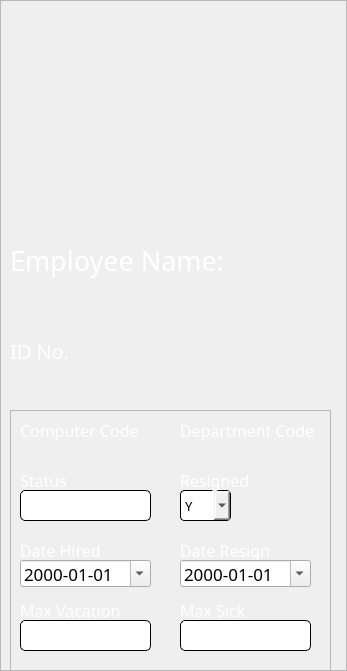
  <widget class="QFrame" name="empSideBar">
   <property name="geometry">
    <rect>
     <x>0</x>
     <y>-1</y>
     <width>347</width>
     <height>671</height>
    </rect>
   </property>
   <property name="minimumSize">
    <size>
     <width>347</width>
     <height>665</height>
    </size>
   </property>
   <property name="styleSheet">
    <string notr="true">#empSideBar{
background-color: qlineargradient(spread:pad, x1:0.508, y1:0.0340909, x2:0.503051, y2:1, stop:0 rgba(33, 44, 89, 255), stop:0.497175 rgba(52, 66, 115, 255), stop:0.847458 rgba(72, 87, 142, 255));
border: 1px solid black
}</string>
   </property>
   <property name="frameShape">
    <enum>QFrame::StyledPanel</enum>
   </property>
   <property name="frameShadow">
    <enum>QFrame::Raised</enum>
   </property>
   <widget class="QLabel" name="label">
    <property name="geometry">
     <rect>
      <x>90</x>
      <y>40</y>
      <width>161</width>
      <height>181</height>
     </rect>
    </property>
    <property name="styleSheet">
     <string notr="true">border: none; background: none</string>
    </property>
    <property name="text">
     <string/>
    </property>
    <property name="pixmap">
     <pixmap>../Icons/user.svg</pixmap>
    </property>
    <property name="scaledContents">
     <bool>false</bool>
    </property>
   </widget>
   <widget class="QLabel" name="lblTitle_2">
    <property name="geometry">
     <rect>
      <x>10</x>
      <y>240</y>
      <width>310</width>
      <height>41</height>
     </rect>
    </property>
    <property name="font">
     <font>
      <family>Poppins</family>
      <pointsize>20</pointsize>
      <weight>50</weight>
      <bold>false</bold>
     </font>
    </property>
    <property name="layoutDirection">
     <enum>Qt::LeftToRight</enum>
    </property>
    <property name="styleSheet">
     <string notr="true">color: white; border: none; background: none;</string>
    </property>
    <property name="text">
     <string>Employee Name:</string>
    </property>
    <property name="alignment">
     <set>Qt::AlignLeading|Qt::AlignLeft|Qt::AlignVCenter</set>
    </property>
   </widget>
   <widget class="QLabel" name="lblTitle_3">
    <property name="geometry">
     <rect>
      <x>10</x>
      <y>330</y>
      <width>311</width>
      <height>41</height>
     </rect>
    </property>
    <property name="font">
     <font>
      <family>Poppins</family>
      <pointsize>15</pointsize>
      <weight>50</weight>
      <bold>false</bold>
     </font>
    </property>
    <property name="styleSheet">
     <string notr="true">color: white; border: none; background: none;</string>
    </property>
    <property name="text">
     <string>ID No.</string>
    </property>
   </widget>
   <widget class="QLabel" name="nameDisplay">
    <property name="geometry">
     <rect>
      <x>20</x>
      <y>280</y>
      <width>291</width>
      <height>41</height>
     </rect>
    </property>
    <property name="font">
     <font>
      <family>Poppins</family>
      <pointsize>14</pointsize>
      <weight>50</weight>
      <bold>false</bold>
     </font>
    </property>
    <property name="layoutDirection">
     <enum>Qt::LeftToRight</enum>
    </property>
    <property name="styleSheet">
     <string notr="true">color: white; border: none; background: none;</string>
    </property>
    <property name="text">
     <string/>
    </property>
    <property name="alignment">
     <set>Qt::AlignLeading|Qt::AlignLeft|Qt::AlignVCenter</set>
    </property>
   </widget>
   <widget class="QLabel" name="idDisplay">
    <property name="geometry">
     <rect>
      <x>20</x>
      <y>370</y>
      <width>291</width>
      <height>41</height>
     </rect>
    </property>
    <property name="font">
     <font>
      <family>Poppins</family>
      <pointsize>14</pointsize>
      <weight>50</weight>
      <bold>false</bold>
     </font>
    </property>
    <property name="layoutDirection">
     <enum>Qt::LeftToRight</enum>
    </property>
    <property name="styleSheet">
     <string notr="true">color: white; border: none; background: none;</string>
    </property>
    <property name="text">
     <string/>
    </property>
    <property name="alignment">
     <set>Qt::AlignLeading|Qt::AlignLeft|Qt::AlignVCenter</set>
    </property>
   </widget>
   <widget class="QFrame" name="frame">
    <property name="geometry">
     <rect>
      <x>10</x>
      <y>410</y>
      <width>321</width>
      <height>261</height>
     </rect>
    </property>
    <property name="styleSheet">
     <string notr="true">QLabel{
border: none;
}

QComboBox{
border-radius: 4px;
border: 1px solid black;
font-family: Poppins;
}

QLineEdit{
background-color: rgb(255, 255, 255);
border-radius: 5px;
border: 1px solid black;
font-family: Poppins;
}</string>
    </property>
    <property name="frameShape">
     <enum>QFrame::StyledPanel</enum>
    </property>
    <property name="frameShadow">
     <enum>QFrame::Raised</enum>
    </property>
    <widget class="QComboBox" name="cmbResigned_2">
     <property name="enabled">
      <bool>true</bool>
     </property>
     <property name="geometry">
      <rect>
       <x>170</x>
       <y>80</y>
       <width>51</width>
       <height>31</height>
      </rect>
     </property>
     <property name="font">
      <font>
       <family>Poppins</family>
       <pointsize>10</pointsize>
      </font>
     </property>
     <property name="focusPolicy">
      <enum>Qt::WheelFocus</enum>
     </property>
     <property name="contextMenuPolicy">
      <enum>Qt::DefaultContextMenu</enum>
     </property>
     <property name="editable">
      <bool>false</bool>
     </property>
     <property name="currentText">
      <string>Y</string>
     </property>
     <property name="iconSize">
      <size>
       <width>16</width>
       <height>16</height>
      </size>
     </property>
     <property name="placeholderText">
      <string/>
     </property>
     <property name="duplicatesEnabled">
      <bool>false</bool>
     </property>
     <property name="frame">
      <bool>true</bool>
     </property>
     <item>
      <property name="text">
       <string>Y</string>
      </property>
     </item>
     <item>
      <property name="text">
       <string>N</string>
      </property>
     </item>
    </widget>
    <widget class="QLineEdit" name="txtVacn_2">
     <property name="geometry">
      <rect>
       <x>10</x>
       <y>80</y>
       <width>131</width>
       <height>31</height>
      </rect>
     </property>
     <property name="text">
      <string/>
     </property>
    </widget>
    <widget class="QLabel" name="lblDept_2">
     <property name="geometry">
      <rect>
       <x>170</x>
       <y>30</y>
       <width>121</width>
       <height>21</height>
      </rect>
     </property>
     <property name="font">
      <font>
       <family>Poppins</family>
       <pointsize>12</pointsize>
       <weight>50</weight>
       <bold>false</bold>
      </font>
     </property>
     <property name="layoutDirection">
      <enum>Qt::LeftToRight</enum>
     </property>
     <property name="styleSheet">
      <string notr="true">color: white; border: none; background: none;</string>
     </property>
     <property name="text">
      <string/>
     </property>
     <property name="alignment">
      <set>Qt::AlignLeading|Qt::AlignLeft|Qt::AlignVCenter</set>
     </property>
    </widget>
    <widget class="QLabel" name="lblTitle_6">
     <property name="geometry">
      <rect>
       <x>10</x>
       <y>60</y>
       <width>131</width>
       <height>21</height>
      </rect>
     </property>
     <property name="font">
      <font>
       <family>Poppins</family>
       <pointsize>12</pointsize>
       <weight>50</weight>
       <bold>false</bold>
      </font>
     </property>
     <property name="styleSheet">
      <string notr="true">color: white; border: none; background: none;</string>
     </property>
     <property name="text">
      <string>Status</string>
     </property>
    </widget>
    <widget class="QLabel" name="lblTitle_7">
     <property name="geometry">
      <rect>
       <x>170</x>
       <y>60</y>
       <width>131</width>
       <height>21</height>
      </rect>
     </property>
     <property name="font">
      <font>
       <family>Poppins</family>
       <pointsize>12</pointsize>
       <weight>50</weight>
       <bold>false</bold>
      </font>
     </property>
     <property name="styleSheet">
      <string notr="true">color: white; border: none; background: none;</string>
     </property>
     <property name="text">
      <string>Resigned</string>
     </property>
    </widget>
    <widget class="QLabel" name="lblTitle_5">
     <property name="geometry">
      <rect>
       <x>170</x>
       <y>10</y>
       <width>151</width>
       <height>21</height>
      </rect>
     </property>
     <property name="font">
      <font>
       <family>Poppins</family>
       <pointsize>12</pointsize>
       <weight>50</weight>
       <bold>false</bold>
      </font>
     </property>
     <property name="styleSheet">
      <string notr="true">color: white; border: none; background: none;</string>
     </property>
     <property name="text">
      <string>Department Code</string>
     </property>
    </widget>
    <widget class="QLabel" name="lblTitle_4">
     <property name="geometry">
      <rect>
       <x>10</x>
       <y>10</y>
       <width>131</width>
       <height>21</height>
      </rect>
     </property>
     <property name="font">
      <font>
       <family>Poppins</family>
       <pointsize>12</pointsize>
       <weight>50</weight>
       <bold>false</bold>
      </font>
     </property>
     <property name="styleSheet">
      <string notr="true">color: white; border: none; background: none;</string>
     </property>
     <property name="text">
      <string>Computer Code</string>
     </property>
    </widget>
    <widget class="QLabel" name="lblComp">
     <property name="geometry">
      <rect>
       <x>10</x>
       <y>30</y>
       <width>121</width>
       <height>21</height>
      </rect>
     </property>
     <property name="font">
      <font>
       <family>Poppins</family>
       <pointsize>12</pointsize>
       <weight>50</weight>
       <bold>false</bold>
      </font>
     </property>
     <property name="layoutDirection">
      <enum>Qt::LeftToRight</enum>
     </property>
     <property name="styleSheet">
      <string notr="true">color: white; border: none; background: none;</string>
     </property>
     <property name="text">
      <string/>
     </property>
     <property name="alignment">
      <set>Qt::AlignLeading|Qt::AlignLeft|Qt::AlignVCenter</set>
     </property>
    </widget>
    <widget class="QLabel" name="lblTitle_8">
     <property name="geometry">
      <rect>
       <x>10</x>
       <y>130</y>
       <width>131</width>
       <height>21</height>
      </rect>
     </property>
     <property name="font">
      <font>
       <family>Poppins</family>
       <pointsize>12</pointsize>
       <weight>50</weight>
       <bold>false</bold>
      </font>
     </property>
     <property name="styleSheet">
      <string notr="true">color: white; border: none; background: none;</string>
     </property>
     <property name="text">
      <string>Date Hired</string>
     </property>
    </widget>
    <widget class="QLabel" name="lblTitle_9">
     <property name="geometry">
      <rect>
       <x>170</x>
       <y>130</y>
       <width>131</width>
       <height>21</height>
      </rect>
     </property>
     <property name="font">
      <font>
       <family>Poppins</family>
       <pointsize>12</pointsize>
       <weight>50</weight>
       <bold>false</bold>
      </font>
     </property>
     <property name="styleSheet">
      <string notr="true">color: white; border: none; background: none;</string>
     </property>
     <property name="text">
      <string>Date Resign</string>
     </property>
    </widget>
    <widget class="QDateEdit" name="dateHired_2">
     <property name="geometry">
      <rect>
       <x>10</x>
       <y>150</y>
       <width>131</width>
       <height>27</height>
      </rect>
     </property>
     <property name="font">
      <font>
       <family>Poppins</family>
       <pointsize>13</pointsize>
      </font>
     </property>
     <property name="styleSheet">
      <string notr="true"/>
     </property>
     <property name="displayFormat">
      <string>yyyy-MM-dd</string>
     </property>
     <property name="calendarPopup">
      <bool>true</bool>
     </property>
    </widget>
    <widget class="QDateEdit" name="dateHired_3">
     <property name="geometry">
      <rect>
       <x>170</x>
       <y>150</y>
       <width>131</width>
       <height>27</height>
      </rect>
     </property>
     <property name="font">
      <font>
       <family>Poppins</family>
       <pointsize>13</pointsize>
      </font>
     </property>
     <property name="styleSheet">
      <string notr="true"/>
     </property>
     <property name="displayFormat">
      <string>yyyy-MM-dd</string>
     </property>
     <property name="calendarPopup">
      <bool>true</bool>
     </property>
    </widget>
    <widget class="QLabel" name="lblTitle_10">
     <property name="geometry">
      <rect>
       <x>10</x>
       <y>190</y>
       <width>131</width>
       <height>21</height>
      </rect>
     </property>
     <property name="font">
      <font>
       <family>Poppins</family>
       <pointsize>12</pointsize>
       <weight>50</weight>
       <bold>false</bold>
      </font>
     </property>
     <property name="styleSheet">
      <string notr="true">color: white; border: none; background: none;</string>
     </property>
     <property name="text">
      <string>Max Vacation</string>
     </property>
    </widget>
    <widget class="QLabel" name="lblTitle_11">
     <property name="geometry">
      <rect>
       <x>170</x>
       <y>190</y>
       <width>131</width>
       <height>21</height>
      </rect>
     </property>
     <property name="font">
      <font>
       <family>Poppins</family>
       <pointsize>12</pointsize>
       <weight>50</weight>
       <bold>false</bold>
      </font>
     </property>
     <property name="styleSheet">
      <string notr="true">color: white; border: none; background: none;</string>
     </property>
     <property name="text">
      <string>Max Sick</string>
     </property>
    </widget>
    <widget class="QLineEdit" name="txtVacn_3">
     <property name="geometry">
      <rect>
       <x>10</x>
       <y>210</y>
       <width>131</width>
       <height>31</height>
      </rect>
     </property>
     <property name="text">
      <string/>
     </property>
    </widget>
    <widget class="QLineEdit" name="txtVacn_4">
     <property name="geometry">
      <rect>
       <x>170</x>
       <y>210</y>
       <width>131</width>
       <height>31</height>
      </rect>
     </property>
     <property name="text">
      <string/>
     </property>
    </widget>
   </widget>
  </widget>
